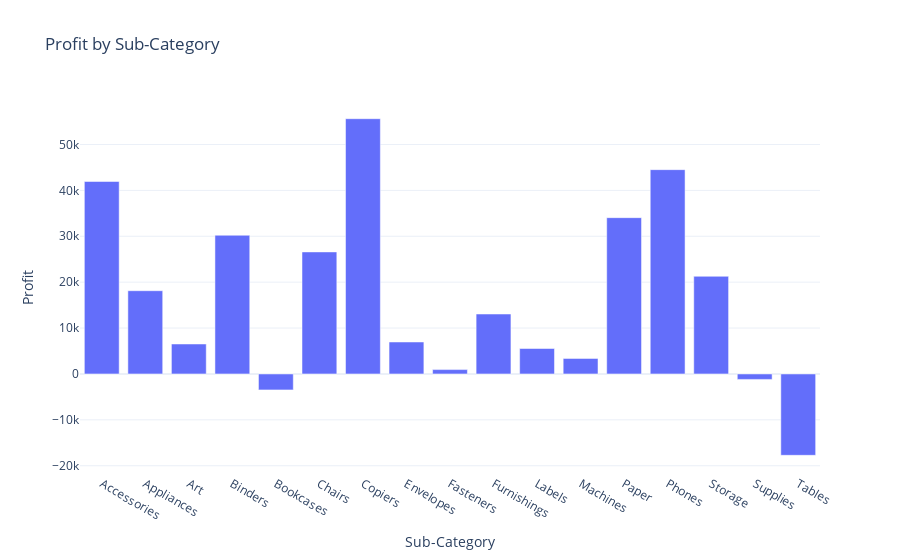

The cell this chart's notebook holds for it:
### Code cell
fig = px.bar(profit_by_subcategory,
             x = 'Sub-Category',
             y = 'Profit',
             title = 'Profit by Sub-Category')
fig.show()

### Figure 1 — Plotly figure (JSON) as saved in the notebook; plotly's stock layout.template omitted (floating-point values rounded to 4 significant figures)
{"data": [{"alignmentgroup": "True", "hovertemplate": "Sub-Category=%{x}<br>Profit=%{y}<extra></extra>", "legendgroup": "", "marker": {"color": "#636efa", "pattern": {"shape": ""}}, "name": "", "offsetgroup": "", "orientation": "v", "showlegend": false, "textposition": "auto", "type": "bar", "x": ["Accessories", "Appliances", "Art", "Binders", "Bookcases", "Chairs", "Copiers", "Envelopes", "Fasteners", "Furnishings", "Labels", "Machines", "Paper", "Phones", "Storage", "Supplies", "Tables"], "xaxis": "x", "y": [41940.0, 18140.0, 6528.0, 30220.0, -3473.0, 26590.0, 55620.0, 6964.0, 949.5, 13060.0, 5546.0, 3385.0, 34050.0, 44520.0, 21280.0, -1189.0, -17730.0], "yaxis": "y"}], "layout": {"autosize": true, "barmode": "relative", "legend": {"tracegroupgap": 0}, "title": {"text": "Profit by Sub-Category"}, "xaxis": {"anchor": "y", "autorange": true, "domain": [0, 1], "range": [-0.5, 16.5], "title": {"text": "Sub-Category"}, "type": "category"}, "yaxis": {"anchor": "x", "autorange": true, "domain": [0, 1], "range": [-21800.0, 59690.0], "title": {"text": "Profit"}, "type": "linear"}}}
